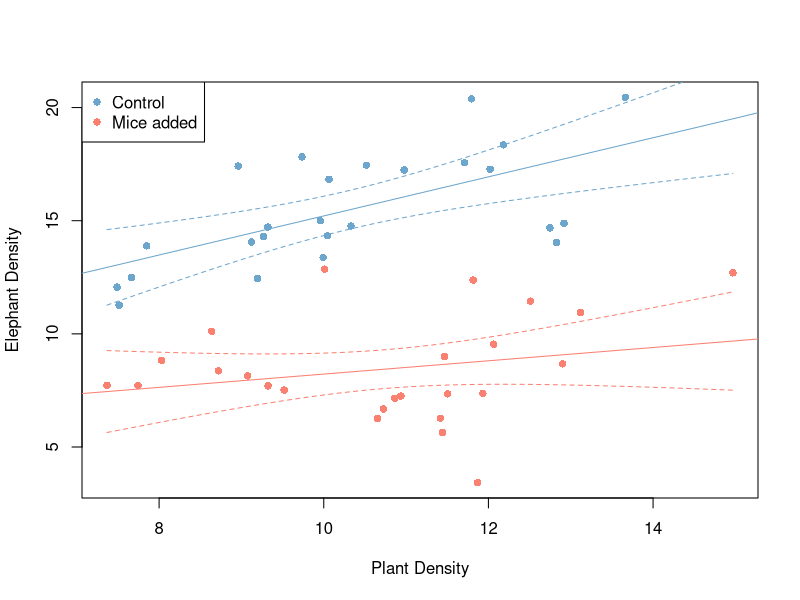

This figure's R source:
#  Various R code chunks that I wrote for answering questions on
#  Cross Validated https://stats.stackexchange.com/
#  
#  Robert Long
#  19 Jan 2020

# Simple simulation of mathematical coupling when dealing with densities
#
# https://stats.stackexchange.com/questions/445346/what-statistical-model-can-incorporate-my-categorical-variable-2-levels-and-2/445349#445349

set.seed(15)

N <- 100    # number of sites samples

x <- rpois(N, 5) # number of plants

y <- round(5 - 0.2*x + rnorm(N, 0, 2))   # number of elephants

m0 <- lm(y~x)
summary(m0)

area <- runif(N,2,5)   # areas sampled, uniform distibution

cor(x/area,y/area)

m1 <- lm( I(y/area ~ I(x/area)))
summary(m1)

# Whoops !

##############################################################
#
# DAGs and backdoor paths
#
# https://stats.stackexchange.com/questions/445388/controlling-variables-in-casual-diagrams/445464#445464

set.seed(15)
N <- 100
A <- rnorm(N, 10, 2)
C <- rnorm(N, 5, 1)
B <- A + C + rnorm(N)
X <- A + B + rnorm(N)
Y <- X + C + rnorm(N)

m0 <- lm(Y ~ X)
summary(m0)

m1 <- lm(Y ~ X + B)
summary(m1)
confint(m0) ; confint(m1)
cor(X, B)

######################################################
# ANCOVA analysis
#
# https://stats.stackexchange.com/questions/445465/the-lines-on-my-scatterplot-for-ancova-results-doesnt-look-right-personal-erro/445487#445487


set.seed(15)
N <- 50
plants <- rnorm(N, 10, 2)
treat <- c(rep(0,N/2), rep(1,N/2))

eledens <- 8.3 + 0.74*plants + -0.71 *treat - 0.68*plants*treat + rnorm(N, 0, 2)
treat <- as.factor(treat)
levels(treat) <- c("Control", "Mice added")


elemice <- data.frame(eledens, treat, plants)

fit.mice <- lm(formula = eledens ~ treat * plants, data = elemice)


plot(eledens~plants, data=elemice, type = "n", xlab="Plant Density", ylab="Elephant Density")
points(elemice$plants[elemice$treat=="Control"], elemice$eledens[elemice$treat=="Control"], col="skyblue3", pch=16)
points(elemice$plants[elemice$treat=="Mice added"], elemice$eledens[elemice$treat=="Mice added"], col="salmon", pch=16)
abline(fit.mice$coefficients[1], fit.mice$coefficients[3] , col="skyblue3")
abline(fit.mice$coefficients[1]+fit.mice$coefficients[2],fit.mice$coefficients[3]+fit.mice$coefficients[4], col="salmon")
new.x <- rep(seq(min(elemice$plants), max(elemice$plants), len=100),2)
new.s <- rep(c("Control","Mice added"), each=100)
pred <- predict(fit.mice, new=data.frame(plants=new.x, treat=new.s), interval="conf")
pred <- data.frame(pred, treat=new.s, plants=new.x)
head(pred)
lines(new.x[1:100],pred[1:100,"lwr"],lty=2, col="skyblue3")
lines(new.x[1:100],pred[1:100,"upr"],lty=2, col="skyblue3")
lines(new.x[101:200],pred[101:200,"lwr"],lty=2, col="salmon")
lines(new.x[101:200],pred[101:200,"upr"],lty=2, col="salmon")
legend("topleft", pch=16, col=c("skyblue3","salmon"), legend=c("Control","Mice added"))


